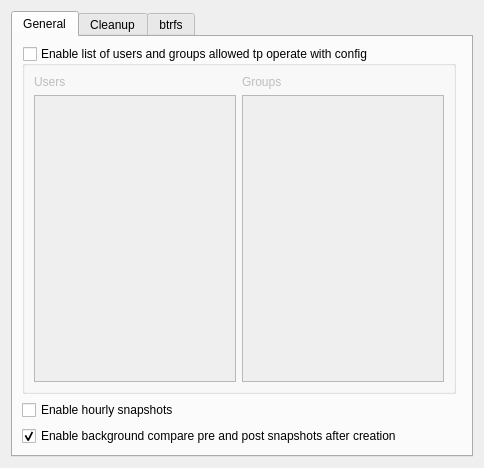
<?xml version="1.0" encoding="UTF-8"?>
<ui version="4.0">
 <class>ConfigSettingsWidget</class>
 <widget class="QWidget" name="ConfigSettingsWidget">
  <property name="geometry">
   <rect>
    <x>0</x>
    <y>0</y>
    <width>484</width>
    <height>468</height>
   </rect>
  </property>
  <layout class="QVBoxLayout" name="verticalLayout">
   <item>
    <widget class="QTabWidget" name="settingsTabWidget">
     <property name="currentIndex">
      <number>0</number>
     </property>
     <widget class="QWidget" name="tab">
      <attribute name="title">
       <string>General</string>
      </attribute>
      <layout class="QGridLayout" name="gridLayout_7" columnstretch="1,0">
       <item row="3" column="0" colspan="2">
        <widget class="QCheckBox" name="backgruondComparisonCheckBox">
         <property name="text">
          <string>Enable background compare pre and post snapshots after creation</string>
         </property>
         <property name="checked">
          <bool>true</bool>
         </property>
        </widget>
       </item>
       <item row="2" column="0">
        <widget class="QCheckBox" name="timelineCreateCheckBox">
         <property name="text">
          <string>Enable hourly snapshots</string>
         </property>
        </widget>
       </item>
       <item row="0" column="0">
        <widget class="QGroupBox" name="syncAclGroupBox">
         <property name="title">
          <string>Enable list of users and groups allowed tp operate with config</string>
         </property>
         <property name="checkable">
          <bool>true</bool>
         </property>
         <property name="checked">
          <bool>false</bool>
         </property>
         <layout class="QGridLayout" name="gridLayout_2">
          <item row="1" column="0">
           <widget class="CheckableListWidget" name="allowUsersListWidget"/>
          </item>
          <item row="1" column="1">
           <widget class="CheckableListWidget" name="allowGroupsListWidget"/>
          </item>
          <item row="0" column="0">
           <widget class="QLabel" name="label">
            <property name="text">
             <string>Users</string>
            </property>
           </widget>
          </item>
          <item row="0" column="1">
           <widget class="QLabel" name="label_2">
            <property name="text">
             <string>Groups</string>
            </property>
           </widget>
          </item>
         </layout>
        </widget>
       </item>
      </layout>
     </widget>
     <widget class="QWidget" name="tab_2">
      <attribute name="title">
       <string>Cleanup</string>
      </attribute>
      <layout class="QVBoxLayout" name="verticalLayout_2">
       <item>
        <widget class="QGroupBox" name="numberCleanupGroupBox">
         <property name="title">
          <string>Enable number cleanup algorithm</string>
         </property>
         <property name="checkable">
          <bool>true</bool>
         </property>
         <property name="checked">
          <bool>false</bool>
         </property>
         <layout class="QGridLayout" name="gridLayout">
          <item row="1" column="0">
           <widget class="QLabel" name="label_7">
            <property name="text">
             <string>How many snapshots should keep</string>
            </property>
           </widget>
          </item>
          <item row="0" column="0">
           <widget class="QLabel" name="label_6">
            <property name="text">
             <string>Minimal age for snapshots to be deleted</string>
            </property>
           </widget>
          </item>
          <item row="0" column="1">
           <widget class="QSpinBox" name="numberMinAgeSpinBox">
            <property name="maximum">
             <number>2147483647</number>
            </property>
            <property name="value">
             <number>1800</number>
            </property>
           </widget>
          </item>
          <item row="1" column="1">
           <widget class="RangeSpinBox" name="numberLimitSpinBox" native="true"/>
          </item>
          <item row="2" column="0">
           <widget class="QLabel" name="label_8">
            <property name="text">
             <string>How many important snapshots should keep</string>
            </property>
           </widget>
          </item>
          <item row="2" column="1">
           <widget class="RangeSpinBox" name="numberLimitImportantSpinBox" native="true"/>
          </item>
         </layout>
        </widget>
       </item>
       <item>
        <widget class="QGroupBox" name="timelineCleanupGroupBox">
         <property name="title">
          <string>Enable timeline cleanup algorithm</string>
         </property>
         <property name="checkable">
          <bool>true</bool>
         </property>
         <property name="checked">
          <bool>false</bool>
         </property>
         <layout class="QGridLayout" name="gridLayout_8">
          <item row="2" column="0">
           <widget class="QLabel" name="label_5">
            <property name="text">
             <string>How many daily snapshots should keep</string>
            </property>
           </widget>
          </item>
          <item row="0" column="1">
           <widget class="QSpinBox" name="timelineMinAgeSpinBox">
            <property name="maximum">
             <number>2147483647</number>
            </property>
            <property name="value">
             <number>1800</number>
            </property>
           </widget>
          </item>
          <item row="4" column="1">
           <widget class="RangeSpinBox" name="timelineLimitMonthlySpinBox" native="true">
            <property name="value" stdset="0">
             <number>10</number>
            </property>
           </widget>
          </item>
          <item row="5" column="1">
           <widget class="RangeSpinBox" name="timelineLimitYearlySpinBox" native="true">
            <property name="value" stdset="0">
             <number>10</number>
            </property>
           </widget>
          </item>
          <item row="0" column="0">
           <widget class="QLabel" name="label_9">
            <property name="text">
             <string>Minimal age for snapshots to be deleted</string>
            </property>
           </widget>
          </item>
          <item row="5" column="0">
           <widget class="QLabel" name="label_14">
            <property name="text">
             <string>How many yearly snapshots should keep</string>
            </property>
           </widget>
          </item>
          <item row="3" column="0">
           <widget class="QLabel" name="label_11">
            <property name="text">
             <string>How many weekly snapshots should keep</string>
            </property>
           </widget>
          </item>
          <item row="3" column="1">
           <widget class="RangeSpinBox" name="timelineLimitWeeklySpinBox" native="true"/>
          </item>
          <item row="4" column="0">
           <widget class="QLabel" name="label_12">
            <property name="text">
             <string>How many monthly snapshots should keep</string>
            </property>
           </widget>
          </item>
          <item row="1" column="1">
           <widget class="RangeSpinBox" name="timelineLimitHourlySpinBox" native="true"/>
          </item>
          <item row="1" column="0">
           <widget class="QLabel" name="label_10">
            <property name="text">
             <string>How many hourly snapshots should keep</string>
            </property>
           </widget>
          </item>
          <item row="2" column="1">
           <widget class="RangeSpinBox" name="timelineLimitDailySpinBox" native="true"/>
          </item>
         </layout>
        </widget>
       </item>
       <item>
        <widget class="QGroupBox" name="emptyPrePostClenupGroupBox">
         <property name="title">
          <string>Enable the empty-pre-post cleanup algorithm</string>
         </property>
         <property name="checkable">
          <bool>true</bool>
         </property>
         <property name="checked">
          <bool>false</bool>
         </property>
         <layout class="QHBoxLayout" name="horizontalLayout">
          <item>
           <widget class="QLabel" name="label_13">
            <property name="text">
             <string>Minimal age for snapshots to be deleted</string>
            </property>
           </widget>
          </item>
          <item>
           <widget class="QSpinBox" name="emptyPrePostMinAgeSpinBox">
            <property name="maximum">
             <number>2147483647</number>
            </property>
            <property name="value">
             <number>1800</number>
            </property>
           </widget>
          </item>
         </layout>
        </widget>
       </item>
      </layout>
     </widget>
     <widget class="QWidget" name="btrfsTab">
      <attribute name="title">
       <string>btrfs</string>
      </attribute>
      <layout class="QGridLayout" name="gridLayout_3">
       <item row="1" column="0">
        <widget class="QGroupBox" name="groupBox_6">
         <property name="title">
          <string>Limit for the fraction of the filesystems space the snapshots should use</string>
         </property>
         <layout class="QHBoxLayout" name="horizontalLayout_3">
          <item>
           <spacer name="horizontalSpacer_3">
            <property name="orientation">
             <enum>Qt::Horizontal</enum>
            </property>
            <property name="sizeHint" stdset="0">
             <size>
              <width>40</width>
              <height>20</height>
             </size>
            </property>
           </spacer>
          </item>
          <item>
           <widget class="QSpinBox" name="spaceLimitSpinBox">
            <property name="suffix">
             <string>%</string>
            </property>
            <property name="maximum">
             <number>100</number>
            </property>
            <property name="value">
             <number>50</number>
            </property>
           </widget>
          </item>
          <item>
           <spacer name="horizontalSpacer_2">
            <property name="orientation">
             <enum>Qt::Horizontal</enum>
            </property>
            <property name="sizeHint" stdset="0">
             <size>
              <width>40</width>
              <height>20</height>
             </size>
            </property>
           </spacer>
          </item>
         </layout>
        </widget>
       </item>
       <item row="0" column="0">
        <widget class="QGroupBox" name="groupBox_2">
         <property name="title">
          <string>The btrfs quota group</string>
         </property>
         <layout class="QHBoxLayout" name="horizontalLayout_2">
          <item>
           <widget class="QComboBox" name="qgroupComboBox">
            <item>
             <property name="text">
              <string>None</string>
             </property>
            </item>
           </widget>
          </item>
         </layout>
        </widget>
       </item>
      </layout>
     </widget>
    </widget>
   </item>
  </layout>
 </widget>
 <customwidgets>
  <customwidget>
   <class>CheckableListWidget</class>
   <extends>QListWidget</extends>
   <header>widgets.CheckableListWidget</header>
  </customwidget>
  <customwidget>
   <class>RangeSpinBox</class>
   <extends>QWidget</extends>
   <header>widgets.RangeSpinBox</header>
   <container>1</container>
  </customwidget>
 </customwidgets>
 <tabstops>
  <tabstop>settingsTabWidget</tabstop>
  <tabstop>syncAclGroupBox</tabstop>
  <tabstop>allowUsersListWidget</tabstop>
  <tabstop>allowGroupsListWidget</tabstop>
  <tabstop>timelineCreateCheckBox</tabstop>
  <tabstop>backgruondComparisonCheckBox</tabstop>
  <tabstop>numberCleanupGroupBox</tabstop>
  <tabstop>numberMinAgeSpinBox</tabstop>
  <tabstop>timelineCleanupGroupBox</tabstop>
  <tabstop>timelineMinAgeSpinBox</tabstop>
  <tabstop>emptyPrePostClenupGroupBox</tabstop>
  <tabstop>emptyPrePostMinAgeSpinBox</tabstop>
  <tabstop>qgroupComboBox</tabstop>
  <tabstop>spaceLimitSpinBox</tabstop>
 </tabstops>
 <resources/>
 <connections/>
</ui>
